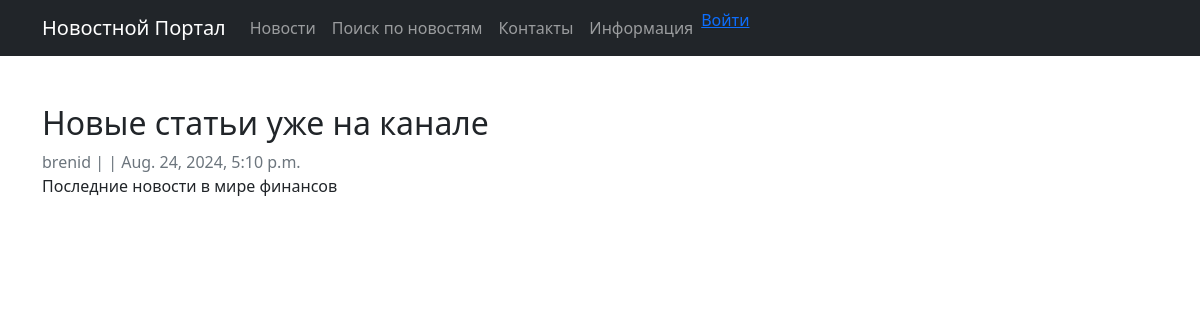
Page /news/41/ on the committed database.
### newsapp/models.py (models this page shows, shortened)
class Post(models.Model):
    NEWS = 'NW'
    ARTICLE = 'AR'
    CATEGORY_CHOICES = [
        (NEWS, 'Новость'),
        (ARTICLE, 'Статья'),
    ]
    author = models.ForeignKey(Author, on_delete=models.CASCADE)
    categoryType = models.CharField(max_length=2, choices=CATEGORY_CHOICES, default=NEWS)
    dateCreation = models.DateTimeField(auto_now_add=True)
    postCategory = models.ManyToManyField(Category, through='PostCategory')
    title = models.CharField(max_length=200)
    text = models.TextField()
    rating = models.SmallIntegerField(default=0)
    image = models.ImageField(upload_to='post_images/', null=True, blank=True)

class Author(models.Model):
    authorUser = models.OneToOneField(User, on_delete=models.CASCADE)
    ratingAuthor = models.SmallIntegerField(default=0)

### newsapp/views.py (the view)
# urls.py: path('news/<int:pk>/', views.news_detail, name='news_detail'),
def news_detail(request, pk):
    post = get_object_or_404(Post, pk=pk)
    if request.method == "POST":
        comment_form = CommentForm(request.POST)
        if comment_form.is_valid():
            comment = comment_form.save(commit=False)
            comment.commentPost = post
            comment.commentUser = request.user
            comment.save()
            return redirect('news_detail', pk=post.pk)
    else:
        comment_form = CommentForm()
    return render(request, 'newsapp/news_detail.html', {'post': post, 'comment_form': comment_form})

### newsapp/templatetags/censor.py (called while the page is built)
@register.filter(name='censor')
def censor(value):
    vulgar_words = ['пидор', 'сука', 'редиска']
    for word in vulgar_words:
        value = value.replace(word, '*' * len(word))
    return value

### newsapp/templates/newsapp/news_detail.html (shortened to what this page needs)
{% extends 'newsapp/base.html' %}
{% load censor %}
{% block content %}
<div class="mt-5">
    <h2>{{ post.title|censor }}</h2>
    <div class="text-muted">
        <span>{{ post.author.authorUser.username }}</span> |
         |
        <span>{{ post.dateCreation }}</span>
    </div>
    <p>{{ post.text|censor }}</p>
</div>
{% endblock %}

### rows in the picture
Post: title|censor "Новые статьи уже на канале", author.authorUser.username "brenid", dateCreation "Aug. 24, 2024, 5:10 p.m.", text|censor "Последние новости в мире финансов"
